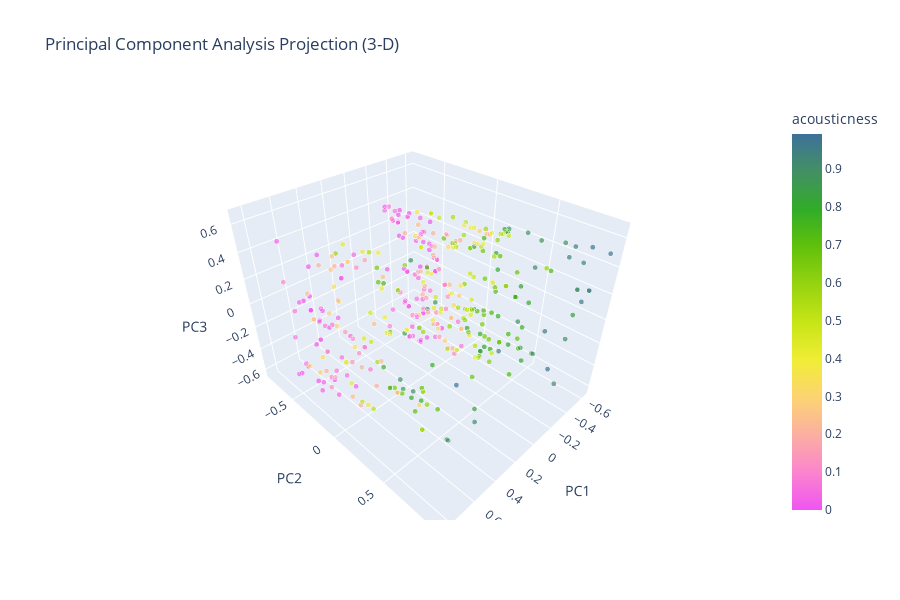

Source (notebook cell):
### Code cell
# Plot the PCA
px.scatter_3d(df_pca_fix, 
                    x='PC1',
                    y='PC2',
                    z='PC3',
                    title='Principal Component Analysis Projection (3-D)',
                    color='acousticness', 
                    size=np.ones(len(df_pca_fix)), 
                    size_max=5,
                    height=600,
                    hover_name='title',
                    hover_data=['main_artist'],
                    color_continuous_scale=px.colors.cyclical.mygbm[:-6])

### Figure 1 — Plotly figure (JSON) as saved in the notebook; plotly's stock layout.template omitted (floating-point values rounded to 4 significant figures; data arrays with more than 128 entries replaced by an {"elided": "..."} marker saying what was removed)
{"data": [{"customdata": {"elided": "401x1 str values"}, "hovertemplate": "<b>%{hovertext}</b><br><br>PC1=%{x}<br>PC2=%{y}<br>PC3=%{z}<br>size=%{marker.size}<br>main_artist=%{customdata[0]}<br>acousticness=%{marker.color}<extra></extra>", "hovertext": {"elided": "401 str values"}, "legendgroup": "", "marker": {"color": {"elided": "401 float values"}, "coloraxis": "coloraxis", "size": {"elided": "401 int values"}, "sizemode": "area", "sizeref": 0.04, "symbol": "circle"}, "mode": "markers", "name": "", "scene": "scene", "showlegend": false, "type": "scatter3d", "x": {"elided": "401 float values"}, "y": {"elided": "401 float values"}, "z": {"elided": "401 float values"}}], "layout": {"coloraxis": {"colorbar": {"title": {"text": "acousticness"}}, "colorscale": [[0, "#ef55f1"], [0.1, "#fb84ce"], [0.2, "#fbafa1"], [0.3, "#fcd471"], [0.4, "#f0ed35"], [0.5, "#c6e516"], [0.6, "#96d310"], [0.7, "#61c10b"], [0.8, "#31ac28"], [0.9, "#439064"], [1, "#3d719a"]]}, "height": 600, "legend": {"itemsizing": "constant", "tracegroupgap": 0}, "scene": {"domain": {"x": [0, 1], "y": [0, 1]}, "xaxis": {"title": {"text": "PC1"}}, "yaxis": {"title": {"text": "PC2"}}, "zaxis": {"title": {"text": "PC3"}}}, "title": {"text": "Principal Component Analysis Projection (3-D)"}}}
